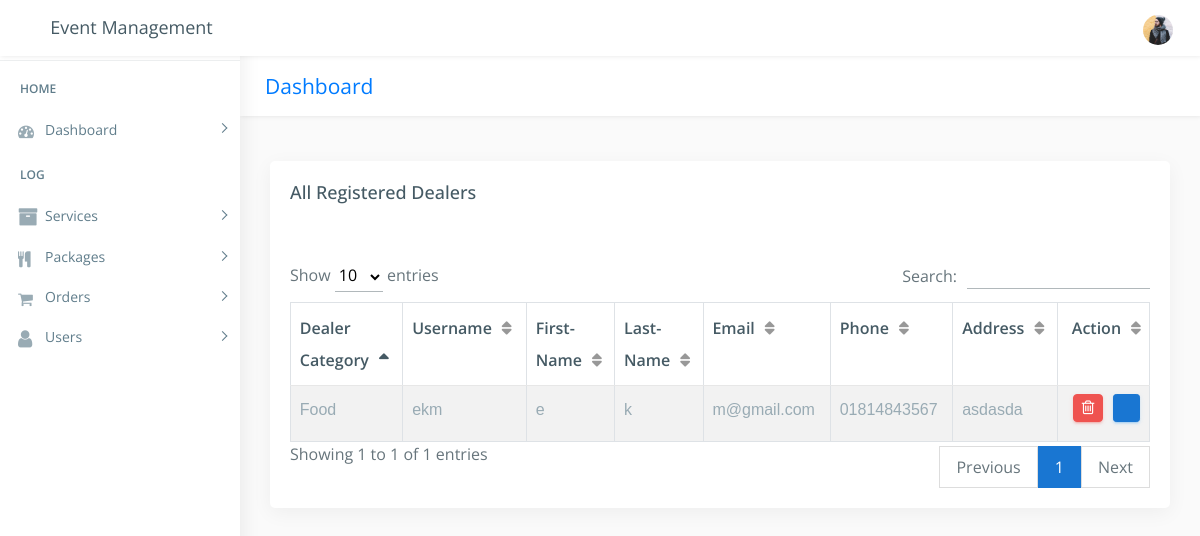
The page /admin/all_dealer.php (signed in) on the database its author committed.
### tables this page shows
CREATE TABLE `dealer` (
  `de_id` int(222) NOT NULL,
  `dc_name` varchar(222) NOT NULL,
  `username` varchar(222) NOT NULL,
  `f_name` varchar(222) NOT NULL,
  `l_name` varchar(222) NOT NULL,
  `email` varchar(222) NOT NULL,
  `password` varchar(222) NOT NULL,
  `phone` varchar(222) NOT NULL,
  `address` text NOT NULL
);

### admin/all_dealer.php (the view, shortened to what this page needs)
<!DOCTYPE html>
<html lang="en">
<?php
include("../connection/connect.php");
if(empty($_SESSION["adm_id"]))
{
	header('location:index.php');
}
elseif($_SESSION['role'] == "User")
{
	header('location:index.php');
}
else
{
?>
<head>
    <link href="css/lib/bootstrap/bootstrap.min.css" rel="stylesheet">
    <link href="css/helper.css" rel="stylesheet">
    <link href="css/style.css" rel="stylesheet">
</head>
<body class="fix-header fix-sidebar">
    <div id="main-wrapper">
         <div class="header">
            <nav class="navbar top-navbar navbar-expand-md navbar-light">
                <div class="navbar-header">
                    <a class="navbar-brand" href="dashboard.php">
                        <h4>Event Management</h4>
                    </a>
                </div>
                <div class="navbar-collapse">
                    <ul class="navbar-nav mr-auto mt-md-0">
                        <li class="nav-item m-l-10"> <a class="nav-link sidebartoggler hidden-sm-down text-muted  " href="javascript:void(0)"><i class="ti-menu"></i></a> </li>
                    </ul>
                    <ul class="navbar-nav my-lg-0">
                        <li class="nav-item hidden-sm-down search-box"> <a class="nav-link hidden-sm-down text-muted  " href="javascript:void(0)"><i class="ti-search"></i></a>
                        </li>
                        <li class="nav-item dropdown">
                            <a class="nav-link dropdown-toggle text-muted  " href="#" data-toggle="dropdown" aria-haspopup="true" aria-expanded="false"><img src="images/users/5.jpg" alt="user" class="profile-pic" /></a>
                        </li>
                    </ul>
                </div>
            </nav>
        </div>
        <div class="left-sidebar">
            <div class="scroll-sidebar">
                <nav class="sidebar-nav">
                    <ul id="sidebarnav">
                        <li class="nav-devider"></li>
                        <li class="nav-label">Home</li>
                        <li> <a class="has-arrow  " href="#" aria-expanded="false"><i class="fa fa-tachometer"></i><span class="hide-menu">Dashboard</span></a>
                        </li>
                        <li class="nav-label">Log</li>
                        <li> <a class="has-arrow  " href="#" aria-expanded="false"><i class="fa fa-archive f-s-20 color-warning"></i><span class="hide-menu">Services</span></a>
                        </li>
                       <li> <a class="has-arrow  " href="#" aria-expanded="false"><i class="fa fa-cutlery" aria-hidden="true"></i><span class="hide-menu">Packages</span></a>
                        </li>
						 <li> <a class="has-arrow  " href="#" aria-expanded="false"><i class="fa fa-shopping-cart" aria-hidden="true"></i><span class="hide-menu">Orders</span></a>
                        </li>
                        <li> <a class="has-arrow  " href="#" aria-expanded="false">  <span><i class="fa fa-user f-s-20 "></i></span><span class="hide-menu">Users</span></a>
                        </li>
                    </ul>
                </nav>
            </div>
        </div>
        <div class="page-wrapper">
            <div class="row page-titles">
                <div class="col-md-5 align-self-center">
                    <h3 class="text-primary">Dashboard</h3> </div>
            </div>
            <div class="container-fluid">
                <div class="row">
                    <div class="col-12">
                        <div class="card">
                            <div class="card-body">
                                <h4 class="card-title">All Registered Dealers</h4>
                                <div class="table-responsive m-t-40">
                                    <table id="myTable" class="table table-bordered table-striped">
                                        <thead>
                                            <tr>
                                                <th>Dealer Category</th>
                                                <th>Username</th>
                                                <th>First-Name</th>
                                                <th>Last-Name</th>
                                                <th>Email</th>
                                                <th>Phone</th>
												<th>Address</th>
												  <th>Action</th>
                                            </tr>
                                        </thead>
                                        <tbody>
											<?php
												$sql="SELECT * FROM dealer order by de_id desc";
												$query=mysqli_query($db,$sql);
													if(!mysqli_num_rows($query) > 0 )
														{
															echo '<td colspan="8"><center>No User-Data!</center></td>';
														}
													else
														{
																	while($rows=mysqli_fetch_array($query))
																		{
																					echo ' <tr><td>'.$rows['dc_name'].'</td>
                                                                                                <td>'.$rows['username'].'</td>
																								<td>'.$rows['f_name'].'</td>
																								<td>'.$rows['l_name'].'</td>
																								<td>'.$rows['email'].'</td>
																								<td>'.$rows['phone'].'</td>
																								<td>'.$rows['address'].'</td>
																									 <td><a href="delete_dealer.php?dealer_del='.$rows['de_id'].'" class="btn btn-danger btn-flat btn-addon btn-xs m-b-10"><i class="fa fa-trash-o" style="font-size:16px"></i></a>
																									 <a href="update_dealer.php?dealer_upd='.$rows['de_id'].'" " class="btn btn-info btn-flat btn-addon btn-sm m-b-10 m-l-5"><i class="ti-settings"></i></a>
																									</td></tr>';
																		}
														}
											?>
                                        </tbody>
                                    </table>
                                </div>
                            </div>
                        </div>
						 </div>
                            </div>
                        </div>
                    </div>
                </div>
</body>
</html>
<?php
}
?>

### admin/css/helper.css (style rules this page uses)
.f-s-20 { font-size: 20px!important; }
.m-t-40 { margin-top: 40px!important; }
.m-b-10 { margin-bottom: 10px!important; }
.m-l-5 { margin-left: 5px!important; }
.m-l-10 { margin-left: 10px!important; }

### rows shown on the page
dealer: dc_name "Food", username "ekm", f_name "e", l_name "k", email "m@gmail.com", phone "01814843567", address "asdasda"
